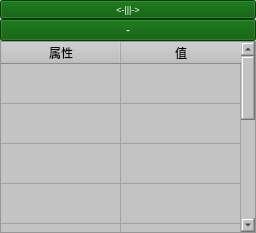
            <widget class="QWidget" name="widget_3" native="true">
             <property name="minimumSize">
              <size>
               <width>0</width>
               <height>0</height>
              </size>
             </property>
             <property name="maximumSize">
              <size>
               <width>16777215</width>
               <height>16777215</height>
              </size>
             </property>
             <property name="styleSheet">
              <string notr="true">background-color: rgb(0, 0, 0);
background-color: rgb(195, 195, 195);</string>
             </property>
             <layout class="QVBoxLayout" name="verticalLayout_3" stretch="0,0,0">
              <property name="spacing">
               <number>0</number>
              </property>
              <property name="leftMargin">
               <number>0</number>
              </property>
              <property name="topMargin">
               <number>0</number>
              </property>
              <property name="rightMargin">
               <number>0</number>
              </property>
              <property name="bottomMargin">
               <number>0</number>
              </property>
              <item>
               <widget class="QPushButton" name="pushButton_14">
                <property name="font">
                 <font>
                  <pointsize>7</pointsize>
                 </font>
                </property>
                <property name="styleSheet">
                 <string notr="true">background-color: rgb(0, 85, 0);
color: rgb(255, 255, 255);</string>
                </property>
                <property name="text">
                 <string>&lt;-|||-&gt;</string>
                </property>
               </widget>
              </item>
              <item>
               <widget class="QPushButton" name="pushButton_15">
                <property name="styleSheet">
                 <string notr="true">background-color: rgb(0, 85, 0);
color: rgb(255, 255, 255);</string>
                </property>
                <property name="text">
                 <string>-</string>
                </property>
               </widget>
              </item>
              <item>
               <widget class="QTableWidget" name="tableWidget_4">
                <property name="enabled">
                 <bool>true</bool>
                </property>
                <property name="styleSheet">
                 <string notr="true"/>
                </property>
                <property name="editTriggers">
                 <set>QAbstractItemView::DoubleClicked</set>
                </property>
                <property name="showGrid">
                 <bool>true</bool>
                </property>
                <property name="rowCount">
                 <number>10</number>
                </property>
                <attribute name="horizontalHeaderCascadingSectionResizes">
                 <bool>false</bool>
                </attribute>
                <attribute name="horizontalHeaderMinimumSectionSize">
                 <number>0</number>
                </attribute>
                <attribute name="horizontalHeaderDefaultSectionSize">
                 <number>120</number>
                </attribute>
                <attribute name="horizontalHeaderShowSortIndicator" stdset="0">
                 <bool>true</bool>
                </attribute>
                <attribute name="horizontalHeaderStretchLastSection">
                 <bool>true</bool>
                </attribute>
                <attribute name="verticalHeaderVisible">
                 <bool>false</bool>
                </attribute>
                <attribute name="verticalHeaderMinimumSectionSize">
                 <number>0</number>
                </attribute>
                <attribute name="verticalHeaderDefaultSectionSize">
                 <number>40</number>
                </attribute>
                <row/>
                <row/>
                <row/>
                <row/>
                <row/>
                <row/>
                <row/>
                <row/>
                <row/>
                <row/>
                <column>
                 <property name="text">
                  <string>属性</string>
                 </property>
                </column>
                <column>
                 <property name="text">
                  <string>值</string>
                 </property>
                </column>
               </widget>
              </item>
             </layout>
            </widget>
